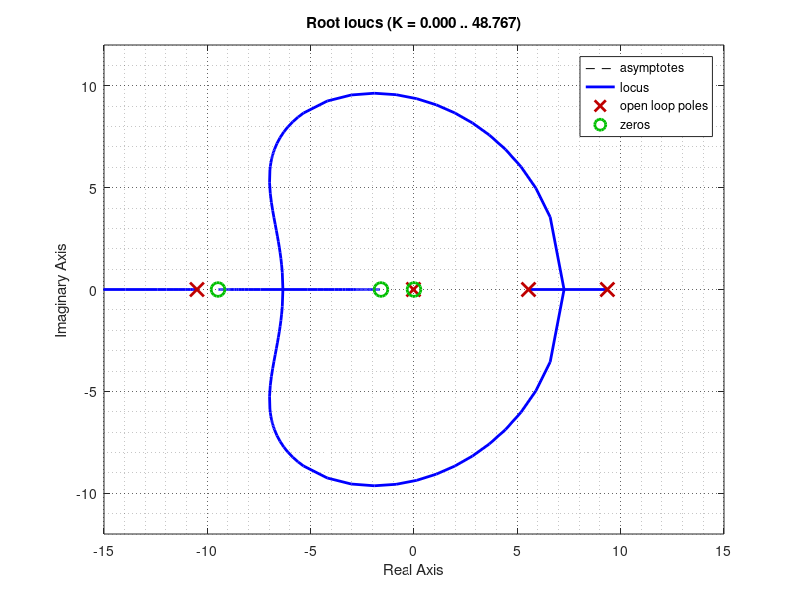

This figure's MATLAB source:
clear all
close all
clc

% Cubli model parameters
J_w=0.601e-3;
J_f=4.8e-3;
B_w=17.03e-6;
B_f=7.7e-3;
m_w=0.222;
m_f=0.77-m_w;%0.354;
g=9.82;
l_w=0.093;
l_f=0.08498;%0.076;

% Transfer function of the system
s=tf('s');
G=(-J_w*s^2)/((J_w*s^2+B_w*s)*((J_f+m_w*l_w^2)*s^2+B_f*s-(m_w*l_w+m_f*l_f)*g+((B_w*J_w*s^3)/(J_w*s^2+B_w*s))));
G_reduced=minreal(G);   % Equal poles and zeros cancelled each other

% Transfer function of the controller
D=-4583.5*(s+9.483)*(s+1.599)/((s-5.539)*(s+100)*(s+200));

% Analysis in the s-domain
rlocus(D*G_reduced);
set(findall(gcf,'Type','line','color','b'), 'LineWidth', 1.4)
set(findall(gcf,'Type','line','color','[0 0.5 0]'), 'LineWidth', 1.4)
set(findall(gcf,'Type','line','color','r'), 'LineWidth', 1.4)

axis([-15 15 -12 12]);
set(gca,'XGrid', 'on', 'XMinorGrid', 'on', 'YGrid', 'on', 'YMinorGrid', 'on')
set(gca, 'GridLineStyle',':', 'GridColor', 'k', 'GridAlpha', .6)
